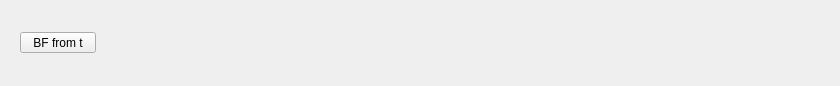
<?xml version="1.0" encoding="UTF-8"?>
<ui version="4.0">
 <class>RibbonSummaryStatistics</class>
 <widget class="QWidget" name="RibbonSummaryStatistics">
  <property name="geometry">
   <rect>
    <x>0</x>
    <y>0</y>
    <width>840</width>
    <height>86</height>
   </rect>
  </property>
  <property name="windowTitle">
   <string>Form</string>
  </property>
  <layout class="QGridLayout" name="gridLayout_7">
   <property name="topMargin">
    <number>4</number>
   </property>
   <property name="rightMargin">
    <number>0</number>
   </property>
   <property name="bottomMargin">
    <number>4</number>
   </property>
   <property name="horizontalSpacing">
    <number>0</number>
   </property>
   <item row="0" column="4">
    <spacer name="horizontalSpacer">
     <property name="orientation">
      <enum>Qt::Horizontal</enum>
     </property>
     <property name="sizeHint" stdset="0">
      <size>
       <width>61</width>
       <height>20</height>
      </size>
     </property>
    </spacer>
   </item>
   <item row="0" column="1">
    <widget class="QWidget" name="sep1" native="true">
     <layout class="QGridLayout" name="gridLayout_8">
      <item row="0" column="0">
       <widget class="RibbonButton" name="BFFromT">
        <property name="minimumSize">
         <size>
          <width>76</width>
          <height>0</height>
         </size>
        </property>
        <property name="text">
         <string>BF from t</string>
        </property>
        <property name="icon">
         <iconset resource="../resources/icons.qrc">
          <normaloff>:/icons/analysis-bayesian-ttest.svg</normaloff>:/icons/analysis-bayesian-ttest.svg</iconset>
        </property>
        <property name="iconSize">
         <size>
          <width>37</width>
          <height>28</height>
         </size>
        </property>
        <property name="popupMode">
         <enum>QToolButton::InstantPopup</enum>
        </property>
        <property name="toolButtonStyle">
         <enum>Qt::ToolButtonTextUnderIcon</enum>
        </property>
       </widget>
      </item>
     </layout>
    </widget>
   </item>
   <item row="0" column="0">
    <widget class="QWidget" name="widget" native="true">
     <layout class="QGridLayout" name="gridLayout">
      <property name="leftMargin">
       <number>0</number>
      </property>
      <property name="topMargin">
       <number>6</number>
      </property>
      <property name="rightMargin">
       <number>0</number>
      </property>
      <property name="bottomMargin">
       <number>6</number>
      </property>
      <property name="verticalSpacing">
       <number>3</number>
      </property>
      <item row="0" column="0">
       <widget class="QWidget" name="widget_9" native="true">
        <layout class="QGridLayout" name="gridLayout_4">
         <property name="leftMargin">
          <number>0</number>
         </property>
         <property name="topMargin">
          <number>0</number>
         </property>
         <property name="rightMargin">
          <number>0</number>
         </property>
         <property name="bottomMargin">
          <number>0</number>
         </property>
        </layout>
       </widget>
      </item>
     </layout>
    </widget>
   </item>
   <item row="0" column="2">
    <widget class="QWidget" name="mainPanel" native="true">
     <layout class="QGridLayout" name="gridLayout_2">
      <property name="leftMargin">
       <number>0</number>
      </property>
      <property name="topMargin">
       <number>6</number>
      </property>
      <property name="rightMargin">
       <number>0</number>
      </property>
      <property name="bottomMargin">
       <number>6</number>
      </property>
      <property name="verticalSpacing">
       <number>3</number>
      </property>
      <item row="0" column="0">
       <widget class="QWidget" name="widget_10" native="true">
        <layout class="QGridLayout" name="gridLayout_3">
         <property name="leftMargin">
          <number>0</number>
         </property>
         <property name="topMargin">
          <number>0</number>
         </property>
         <property name="rightMargin">
          <number>0</number>
         </property>
         <property name="bottomMargin">
          <number>0</number>
         </property>
         <property name="horizontalSpacing">
          <number>5</number>
         </property>
        </layout>
       </widget>
      </item>
     </layout>
    </widget>
   </item>
   <item row="0" column="3">
    <widget class="QWidget" name="otherPanel" native="true">
     <layout class="QGridLayout" name="gridLayout_5">
      <property name="leftMargin">
       <number>0</number>
      </property>
      <property name="topMargin">
       <number>6</number>
      </property>
      <property name="rightMargin">
       <number>0</number>
      </property>
      <property name="bottomMargin">
       <number>6</number>
      </property>
      <property name="verticalSpacing">
       <number>3</number>
      </property>
      <item row="0" column="0">
       <widget class="QWidget" name="widget_11" native="true">
        <layout class="QGridLayout" name="gridLayout_6">
         <property name="leftMargin">
          <number>0</number>
         </property>
         <property name="topMargin">
          <number>0</number>
         </property>
         <property name="rightMargin">
          <number>0</number>
         </property>
         <property name="bottomMargin">
          <number>0</number>
         </property>
         <property name="horizontalSpacing">
          <number>5</number>
         </property>
        </layout>
       </widget>
      </item>
     </layout>
    </widget>
   </item>
  </layout>
  <zorder>widget</zorder>
  <zorder>mainPanel</zorder>
  <zorder>otherPanel</zorder>
  <zorder>sep1</zorder>
  <zorder>horizontalSpacer</zorder>
 </widget>
 <customwidgets>
  <customwidget>
   <class>RibbonButton</class>
   <extends>QToolButton</extends>
   <header>widgets/ribbonbutton.h</header>
  </customwidget>
 </customwidgets>
 <resources>
  <include location="../resources/icons.qrc"/>
  <include location="../resources/icons.qrc"/>
 </resources>
 <connections/>
 <slots>
  <slot>itemSelected()</slot>
  <slot>menuItemSelected()</slot>
 </slots>
</ui>
